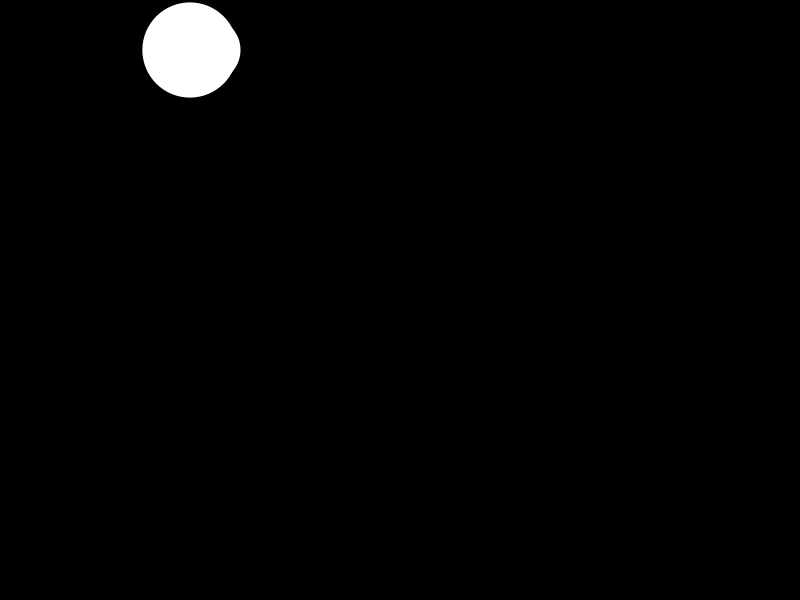
Frame 1 (no input)
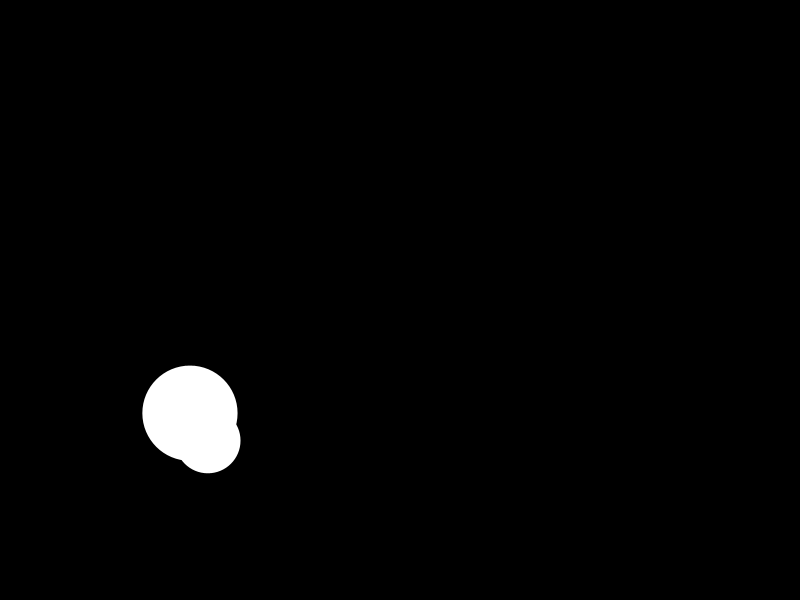
Frame 60 (the mouse pressed at the canvas centre just before this capture)
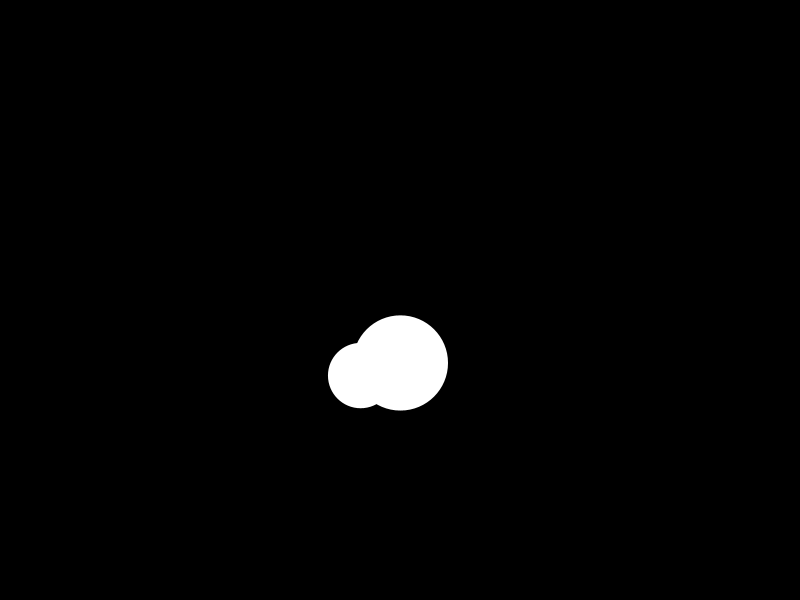
Frame 120 (the mouse held since frame 60 and released just before this capture)

The Processing sketch that drew these frames (run headless with seeded random() and noise(); from frame 60 on, the mouse is pressed at the canvas centre):

// Processing sketch: wind_force_10_05_22
// ── wind_force_10_05_22.pde
Ball[] balls;

void setup(){
  size(800, 600);
  balls = new Ball[2];
  
  for(int i = 0; i < balls.length; i++){
    balls[i] = new Ball(random(1,50));
  }
}

void draw(){
  background(0);
  
  PVector gravity = new PVector(0, 0.5);
  float wind = random(1, 5);
  for(Ball b : balls){
    b.display();
    b.move();
    b.edges();
    b.applyForce(gravity);
    
    if (mousePressed){
      gravity.x = wind;
      b.applyForce(gravity);
    }
    
     PVector friction = b.vel.copy();
     friction.normalize();
     friction.mult(-0.1);
     
     b.applyForce(friction);
   
  }
  
  
  
}

// ── Ball.pde
class Ball{
  PVector loc;
  PVector vel;
  PVector acc;
  
  float mass;
  
  float radius;
  
  Ball(float mass){
    loc = new PVector(random(width), 50);
    vel = new PVector(0, 0);
    acc = new PVector(0, 0);
    
    this.mass = mass;
    
    radius = (mass * 2) / 2;
    
  }
  
  void display(){
    fill(255);
    noStroke();
    ellipse(loc.x, loc.y, mass * 2, mass * 2);
  }
  
  
  void applyForce(PVector force){
    PVector f = PVector.div(force, mass);
    f.y *= mass; 
    acc.add(f);
  }
  

  void move(){
    vel.add(acc);
    loc.add(vel);
    acc.mult(0);
  }
  
  void edges(){
    if (loc.x > width - radius){
      loc.x = width - radius;
      vel.x *= -1; 
    }
    
    else if (loc.x < radius){
      loc.x = radius;
      vel.x *= -1;
    }
    
    else if (loc.y > height - radius){
      loc.y = height - radius;
      vel.y *= -1; 
    }
    
    else if (loc.y < radius){
      loc.y = radius;
      vel.y *= -1;
    }
    
  }
  
  
}
